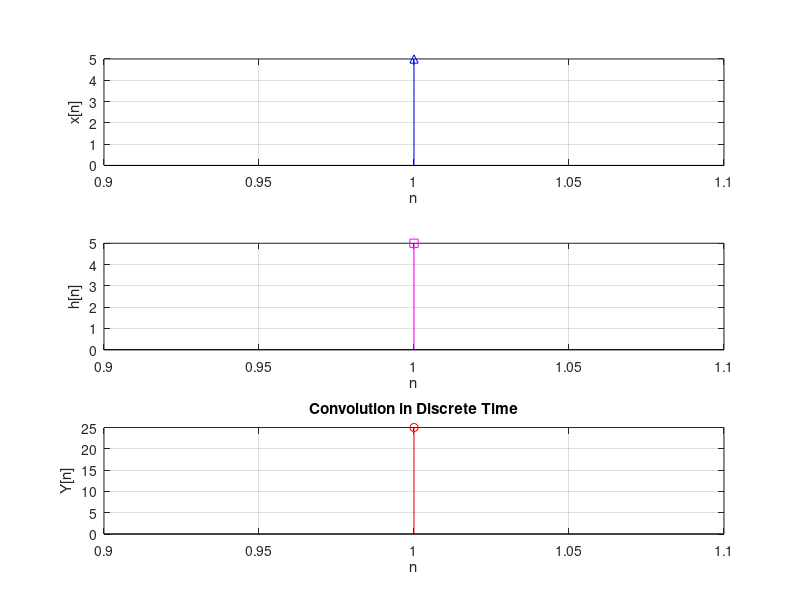

Write MATLAB code to recreate this figure.
% Matlab code for Convolution in Discrete time 

%sample input for x -> sin(2*pi*0.1.*(1:1:11))
%sample input for h -> [1 2 3 4 5 3 1 -1]

close all
clearvars
x=input('Enter x:     ')
h=input('Enter h:   ')
m=length(x);
n=length(h);
X=[x,zeros(1,n)];
H=[h,zeros(1,m)];
for i=1:n+m-1
    Y(i)=0;
    for j=1:m
        if(i-j+1>0)
            Y(i)=Y(i)+X(j)*H(i-j+1);
        else
        end
    end
end

figure;
subplot(3,1,1); stem(x, '-b^'); xlabel('n');
ylabel('x[n]'); grid on;
subplot(3,1,2); stem(h, '-ms');
xlabel('n'); ylabel('h[n]'); grid on;
subplot(3,1,3); stem(Y, '-ro');
ylabel('Y[n]'); xlabel('n'); grid on;
title('Convolution in Discrete Time');
